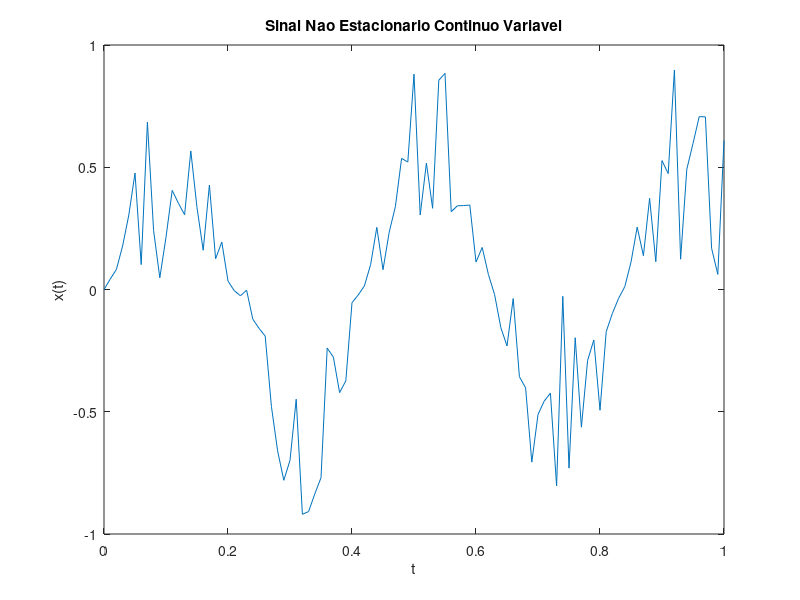

This chart was generated by the following MATLAB code:
% Exemplo Sinal Não Estacionario Contínuo Variavel
Wo = 15; % Frequência
t = 0:0.01:1; % Intervalo de t

A=rand(1, length(t)); % Cálculo da amplitude aleatória
x = sin(Wo*t);
xt = A.*x;

% Gráfico do Sinal
plot(t, xt);
title('Sinal Nao Estacionario Continuo Variavel');
xlabel('t');
ylabel('x(t)');
